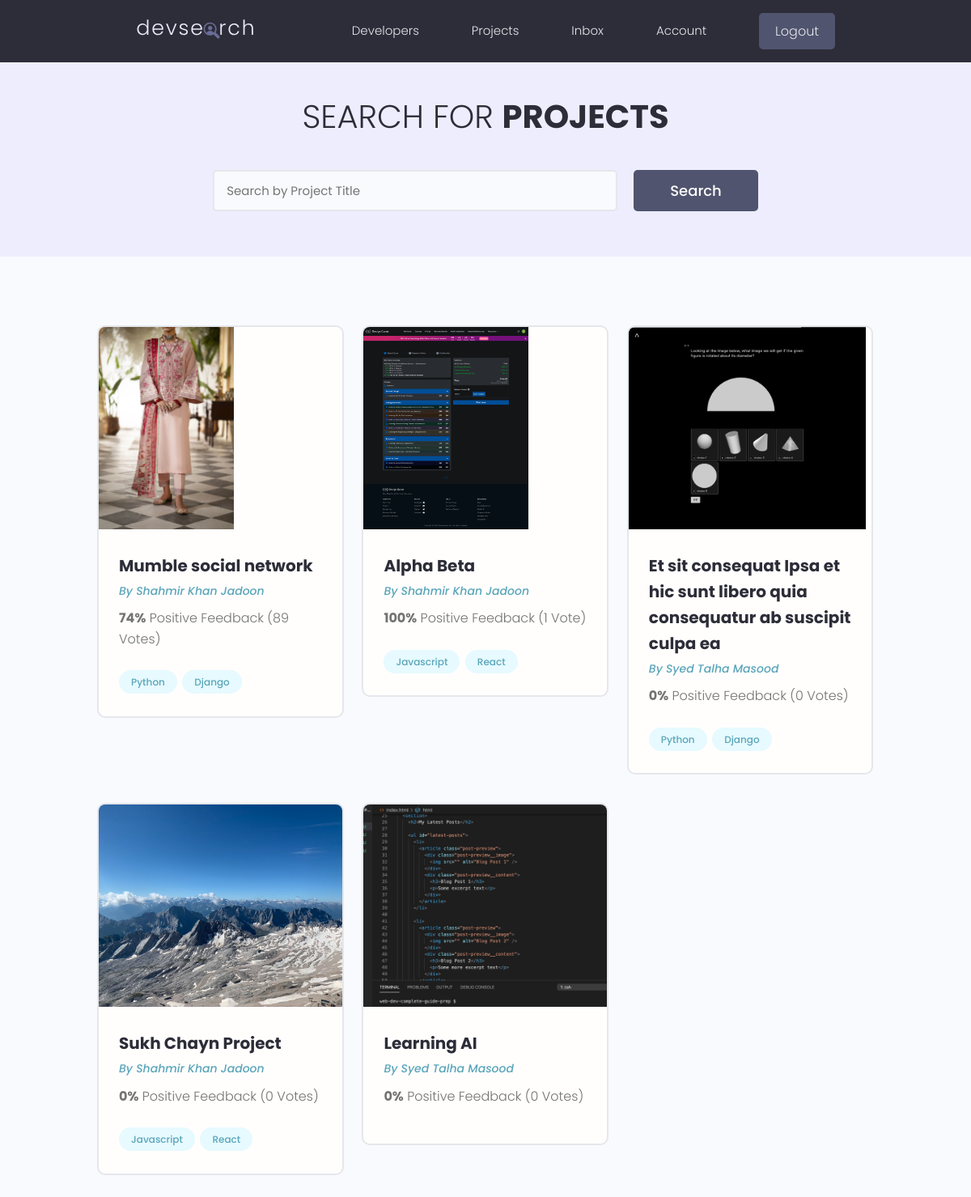
Page /projects/ (signed in) on the committed database.
### projects/models.py (models this page shows, shortened)
class Project(models.Model):
    id = models.UUIDField(default=uuid.uuid4, unique=True, primary_key=True, editable=False)
    owner = models.ForeignKey(Profile, null=True, blank=True, on_delete=models.SET_NULL)
    title = models.CharField(max_length=200)
    description = models.TextField(null=True, blank=True)
    feature_image = models.ImageField(null=True, blank=True, default='default.jpg')
    demo_link = models.CharField(max_length=2000, null=True, blank=True)
    source_link = models.CharField(max_length=2000, null=True, blank=True)
    tags = models.ManyToManyField('Tag', related_name='tags', blank=True)
    vote_total = models.IntegerField(default=0, null=True, blank=True)
    vote_ratio = models.IntegerField(default=0, null=True, blank=True)
    created = models.DateTimeField(auto_now_add=True)
    class Meta:
        verbose_name = 'Project'
        verbose_name_plural = 'Projects'
    def __str__(self):
        return self.title

class Tag(models.Model):
    id = models.UUIDField(default=uuid.uuid4, unique=True, primary_key=True, editable=False)
    name = models.CharField(max_length=200)
    created = models.DateTimeField(auto_now_add=True)
    class Meta:
        verbose_name = 'Tag'
        verbose_name_plural = 'Tags'

### users/models.py (models this page shows, shortened)
class Profile(models.Model):
  user = models.OneToOneField(User, on_delete=models.CASCADE, null=True, blank=True)
  name = models.CharField(max_length=200, null=True, blank=True)
  email = models.EmailField(max_length=500, null=True, blank=True)
  username = models.CharField(max_length=200, null=True, blank=True)
  location = models.CharField(max_length=200, null=True, blank=True)
  short_intro = models.CharField(max_length=200, null=True, blank=True)
  bio = models.TextField(blank=True, null=True)
  profile_image = models.ImageField(null=True, blank=True, upload_to='profiles/', default='profiles/user-default.png')
  social_github = models.CharField(max_length=200, null=True, blank=True)
  social_twitter = models.CharField(max_length=200, null=True, blank=True)
  social_linkedin = models.CharField(max_length=200, null=True, blank=True)
  social_youtube = models.CharField(max_length=200, null=True, blank=True)
  social_website = models.CharField(max_length=200, null=True, blank=True)
  id = models.UUIDField(default=uuid.uuid4, unique=True, primary_key=True, editable=False)
  created = models.DateTimeField(auto_now_add=True)

### projects/views.py (the view)
# urls.py: path('projects/', include('projects.urls')),
def projects(request):
    projects = Project.objects.all()
    print("Projects view")
    print(projects)
    context = {
			"projects": projects
    }
    return render(request, 'projects/projects.html', context)

### projects/templates/projects/projects.html (shortened to what this page needs)
{% extends "main.html" %}
{% block content %}
  <main class="projects">
    <section class="hero-section text-center">
      <div class="container container--narrow">
        <div class="hero-section__box">
          <h2>Search for <span>Projects</span></h2>
        </div>
        <div class="hero-section__search">
          <form class="form" action="#" method="get">
            <div class="form__field">
              <input class="input input--text" id="formInput#search" type="text" name="text"
                placeholder="Search by Project Title" />
            </div>
            <input class="btn btn--sub btn--lg" type="submit" value="Search" />
          </form>
        </div>
      </div>
    </section>
    <section class="projectsList">
      <div class="container">
        <div class="grid grid--three">
					{% for project in projects %}
          <div class="column">
            <div class="card project">
              <a href="{% url "single-project" project.id %}" class="project">
                <img class="project__thumbnail" src="{{ project.feature_image.url }}" alt="project thumbnail" />
                <div class="card__body">
                  <h3 class="project__title">{{ project.title }}</h3>
                  <p><a class="project__author" href="{% url "user-profile" project.owner.id %}">By {{ project.owner.name }}</a></p>
                  <p class="project--rating">
										<span style="font-weight: bold;">{{ project.vote_ratio }}%</span> Positive
																	Feedback ({{ project.vote_total }} Vote{{ project.vote_total|pluralize:"s" }})
                  </p>
                  <div class="project__tags">
										{% for tag in project.tags.all %}
											<span class="tag tag--pill tag--main">
												<small>{{ tag.name }}</small>
											</span>
										{% endfor %}
                  </div>
                </div>
              </a>
            </div>
          </div>
					{% endfor %}
        </div>
      </div>
    </section>
  </main>
{% endblock  %}

### static/styles/app.css (style rules this page uses)
:root { --color-sub: #2d2d39; }
.btn--sub { background-color: var(--color-sub-light); }
.card { border: 2px solid var(--color-light); }
img { width: 100%; }
.hero-section { height: 40vh; display: flex; align-items: center; background-color: var(--color-sub); }
.hero-section__box { margin-bottom: 4rem; }
.hero-section__box > h2, .hero-section__box > h2 > span { font-size: 4rem; color: var(--color-light); line-height: 1.3; text-transform: uppercase; }
.hero-section__box > h2 { font-weight: 300; }
.hero-section__box > h2 > span { font-weight: 700; }
.hero-section__search > .form { display: flex; align-items: center; justify-content: center; gap: 2rem; }
.hero-section__search > .form input.input--text { width: 50rem; }
.project__author { font-size: 1.4rem; font-style: italic; }
.project--rating { margin-bottom: 1.6em; margin-top: .5em; }
.projects > .hero-section { background: var(--color-sub-lighter); height: 30vh; }
.projects .hero-section__box { margin-bottom: 2.5rem; }
.projects .hero-section__box > h2 { color: var(--color-sub); }
.projects .hero-section__box > h2 > span { font-weight: 700; color: var(--color-sub); }
.projectsList { margin-top: 8rem; }
.project__thumbnail { height: 25rem; object-fit: cover; object-position: top center; }
.project__title { font-size: 2rem; font-weight: 700; color: var(--color-sub); }

### static/uikit/styles/modules/_variables.css (style rules this page uses)
:root { --color-main: #5aa5b9; --color-main-light: #e6faff; --color-sub: #3f4156; --color-sub-light: #51546e; --color-sub-lighter: #ededfd; --color-text: #737373; --color-gray: #8b8b8b; --color-light: #e5e7eb; --color-light-gray: #767676; --color-bg: #f8fafd; --color-white: #fffefd; --color-white-light: #f3f3f3; --color-success: #359e64; --color-success-bg: #def8e8; --color-error: #fc4b0b; --color-error-bg: #fff2ee; --font-base: 'Poppins', arial, helvetica, 'Segoe UI', roboto, ubuntu, sans-serif; --font-monospace: 'Fira Code', 'Courier New', courier, monospace; --font-regular: 300; --font-medium: 500; --font-bold: 700; --generic-shadow: 1px 1px 5px #00000010; --generic-transition: all 0.3s ease-in-out; }

### static/uikit/styles/modules/_base.css (style rules this page uses)
* { margin: 0; padding: 0; box-sizing: border-box; text-rendering: optimizeLegibility; color: inherit; font-size: inherit; }
html { font-size: 50%; }
@media only screen and (min-width: 480px) { html { font-size: 56.25%; } }
@media only screen and (min-width: 1200px) { html { font-size: 62.5%; } }
body { line-height: 1.6; font-weight: 400; font-size: 1.5rem; color: var(--color-text); background-color: var(--color-bg); min-height: 100vh; }

### static/uikit/styles/modules/_typography.css (style rules this page uses)
* { font-family: var(--font-base); }
h2 { font-size: 3.6rem; font-weight: var(--font-bold); }
h3 { font-size: 3.2rem; font-weight: var(--font-medium); }
p, span, strong { font-size: 1.6rem; color: var(--color-text); font-weight: var(--font-regular); }
a { padding-bottom: 2px; text-decoration: none; display: inline-block; color: var(--color-main); font-weight: var(--font-medium); }

### static/uikit/styles/modules/_utilities.css (style rules this page uses)
.container { width: 92%; max-width: 165rem; margin: 0 auto; box-sizing: border-box; }
.container--narrow { width: 92%; max-width: 120rem; }
@media screen and (min-width: 1000px) { .container { width: 90%; } }
@media screen and (min-width: 1000px) { .container--narrow { width: 85%; } }
@media screen and (min-width: 1200px) { .container { width: 80%; } }
@media screen and (min-width: 1200px) { .container--narrow { width: 72%; } }
.text-center { text-align: center; }

### static/uikit/styles/modules/_button.css (style rules this page uses)
.btn { display: inline-block; position: relative; cursor: pointer; background-color: var(--color-light); font-weight: var(--font-medium); color: var(--color-sub); text-decoration: none; padding: 1rem 2rem; border-radius: 0.5rem; border: none; width: -webkit-fit-content; width: -moz-fit-content; width: fit-content; height: -webkit-fit-content; height: -moz-fit-content; height: fit-content; font-size: 1.6rem; outline-width: 0; outline-color: transparent; -webkit-backface-visibility: hidden; backface-visibility: hidden; transition: all 0.3s ease-in-out; }
.btn--sub { background-color: var(--color-sub); color: var(--color-white); }
.btn--lg { font-size: 1.8rem; padding: 1.2rem 4.5rem; }

### static/uikit/styles/modules/_card.css (style rules this page uses)
.card { border-radius: 1rem; background-color: var(--color-white); border: 1.5px solid var(--color-light); width: auto; height: auto; margin-top: 0.5rem; margin-bottom: 0.5rem; overflow: hidden; }
.card__body, .card__header { padding: 2rem 2.5rem; }

### rows in the picture
Project: feature_image (picture), title "Mumble social network", owner.name "Shahmir Khan Jadoon", vote_ratio "74", vote_total "89"
Tag: name "Python"
Tag: name "Django"
Project: feature_image (picture), title "Alpha Beta", owner.name "Shahmir Khan Jadoon", vote_ratio "100", vote_total "1"
Tag: name "Javascript"
Tag: name "React"
Project: feature_image (picture), title "Et sit consequat Ipsa et hic sunt libero quia consequatur ab suscipit culpa ea", owner.name "Syed Talha Masood", vote_ratio "0", vote_total "0"
Project: feature_image (picture), title "Sukh Chayn Project", owner.name "Shahmir Khan Jadoon", vote_ratio "0", vote_total "0"
Project: feature_image (picture), title "Learning AI", owner.name "Syed Talha Masood", vote_ratio "0", vote_total "0"
